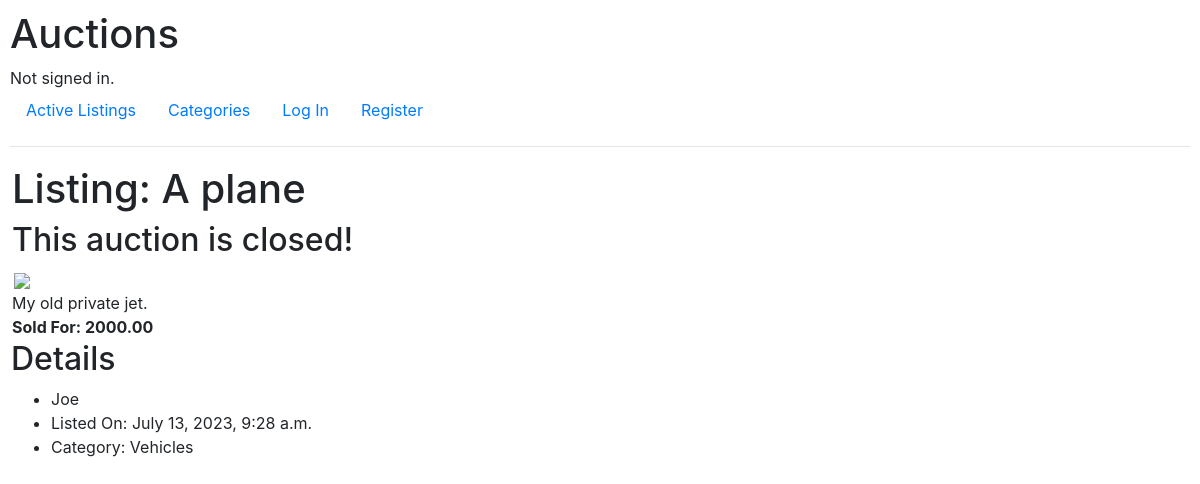
Screenshot of /listing/A plane with the database file from the repository.
### auctions/models.py (models this page shows, shortened)
class Listing(models.Model):
    title = models.CharField(max_length=80)
    description = models.CharField(max_length=800)
    starting_bid = models.DecimalField(null=True, max_digits=10, decimal_places=2)
    current_bid = models.ForeignKey(Bid, null=True, blank=True, on_delete=models.CASCADE, related_name="bids")
    img_url = models.URLField(null=True, blank=True)
    category = models.CharField(max_length=80)
    created = models.DateTimeField(auto_now=True)
    seller = models.ForeignKey(User, null=True, on_delete=models.CASCADE)
    winner = models.ForeignKey(User, null=True, blank=True, on_delete=models.CASCADE, related_name="winners")
    closed = models.BooleanField(default=False)

class Bid(models.Model):
    amount = models.DecimalField(max_digits=10, decimal_places=2)
    bidder = models.ForeignKey(User, null=True, on_delete=models.CASCADE, related_name="bidders")

class User(AbstractUser):
    pass

### auctions/views.py (the view, shortened to what this page needs)
# urls.py: path("listing/<str:title>", views.listing, name="listing"),
def listing(request, title):
    current_user = request.user.id
    if not request.user.is_authenticated:
        listing = Listing.objects.get(title=title)
        return render(request, "auctions/listing.html", {
            "listing": listing
            })

### auctions/templates/auctions/listing.html (shortened to what this page needs)
{% extends "auctions/layout.html" %}
{% block body %}
<div class="container-fluid">
    <div class="info-container">
        <h1>Listing: {{ listing.title }}</h1>
        {% if listing.closed == True %}
            <h2>This auction is closed!</h2>
        {% endif %}
            <div><img src="{{ listing.img_url }}"></div>
            <div>{{ listing.description }}</div>
            {% if listing.current_bid is not None %}
                {% if listing.closed == True %}
                    <strong>Sold For: {{ listing.current_bid.amount }}</strong>
                {% else %}
                    <strong>Current Bid: {{ listing.current_bid.amount }}</strong>
                {% endif %}
            {% else %}
                <strong>Price: {{ listing.starting_bid }}</strong>
            {% endif %}
            </div>
            <h2>Details</h2>
            <ul>
                <li>{{ listing.seller }}</li>
                <li>Listed On: {{ listing.created }}</li>
                {% if listing.category %}
                    <li>Category: {{ listing.category }}</li>
                {% endif %}
            </ul>
    </div>
{% endblock %}

### auctions/static/auctions/styles.css (style rules this page uses)
body { padding: 10px; }
.container-fluid { padding: 1px; }
img { margin: 2px; }
.info-container { flex-direction: column; padding: 1px; }

### rows the page displays
Listing: title "A plane", description "My old private jet.", current_bid.amount "2000.00", seller "Joe", created "July 13, 2023, 9:28 a.m.", category "Vehicles"
